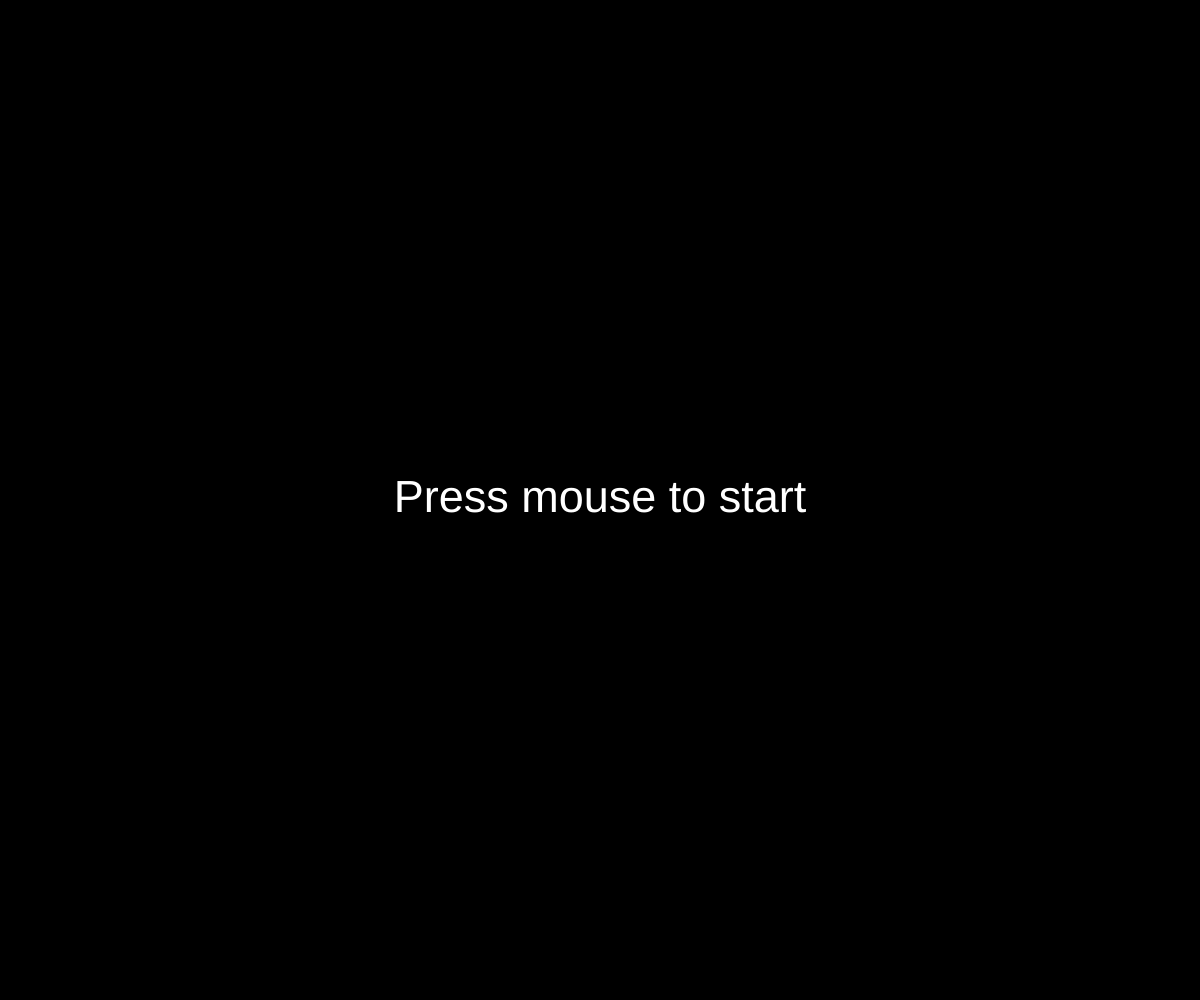
Frame 1 (no input)
Frame 60 (no input): identical to frame 1, image omitted
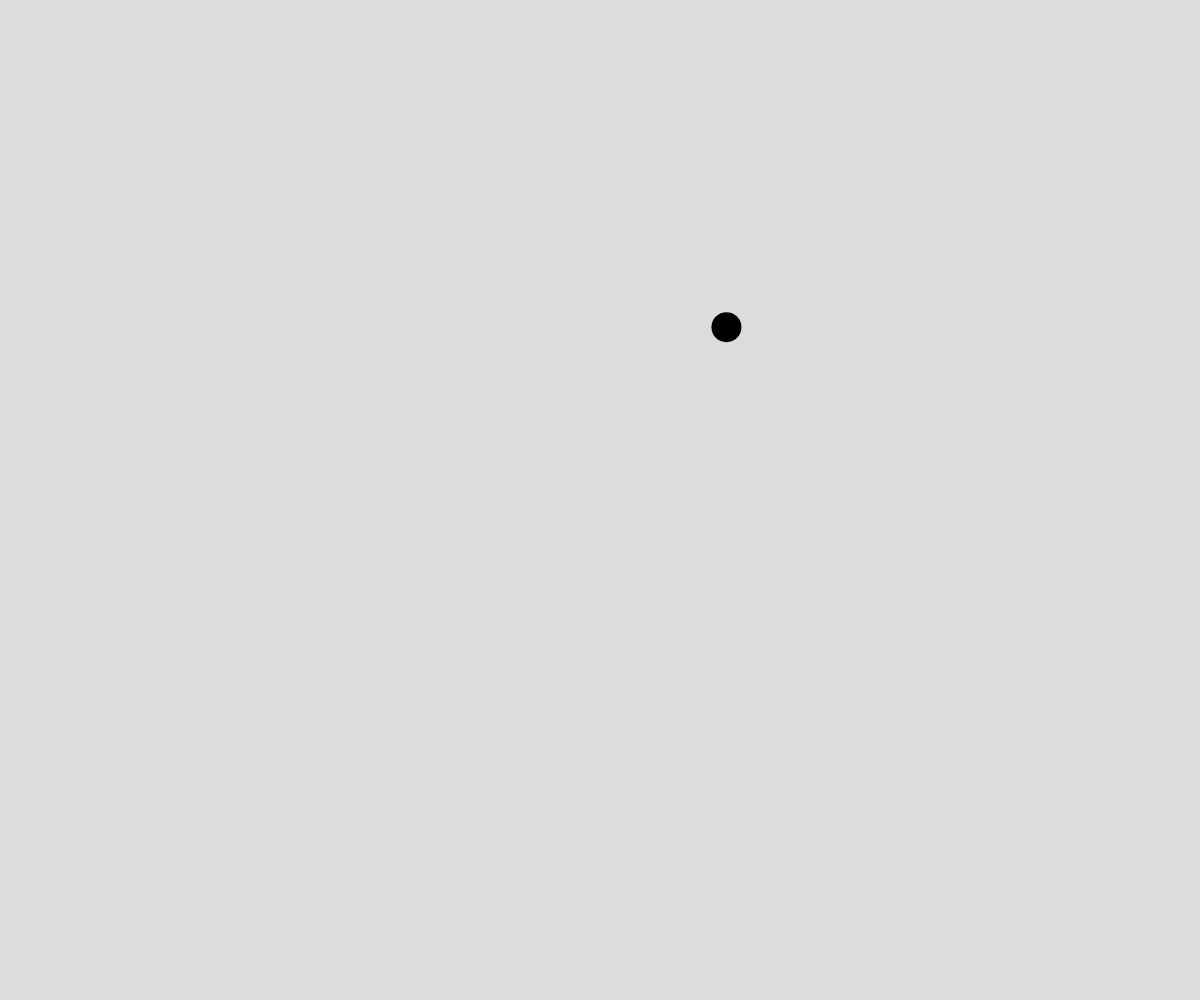
Frame 120 (the mouse pressed at the canvas centre since frame 60)

The p5.js sketch that drew these frames (run headless with seeded random() and noise() and a simulated clock; from frame 60 on, the mouse is pressed at the canvas centre):

// p5.js sketch
// ── sketch.js
let x;
let y;
let dx;
let dy;
let r = 15;
let R = 0;
let G = 0;
let B = 0;
let state = "start screen";
function setup() {
  createCanvas(windowWidth, windowHeight);
  x = width/2;
  y = height/2;
  dx = random(-5, 5);
  dy = random(-5, 5);
  noStroke();
}

function draw() {
  background(220);
  if (state === "start screen"){
    background("black");
    showInstructions();
  }
  else if (state === "bounce"){
    changeCircleColour();
    createCircle();
    moveCircle();
    bounceCircle();
  }
}
  
function showInstructions(){
  fill("white");
  textSize(45);
  textAlign(CENTER, CENTER);
  text("Press mouse to start", width/2, height/2);
}
  
  
function mousePressed(){
  if (state === "start screen"){
    state = "bounce";
  }
}
  
  
function keyTyped(){
  if (key === " "){
    dx = random(-7, 7);
    dy = random(-7, 7);
  }
  if (key === "c"){
    changeCircleColour();
  }
}  

function changeCircleColour(){
  if ((x >= width - r || x <= 0 + r) || (y >= height - r || y <= 0 + r)){
    R = random(255);
    G = random(255);
    B = random(255);
  }
}

function createCircle(){
  fill(R, G, B);
  circle(x, y, r * 2);
}
  
function moveCircle(){
  x += dx;
  y += dy;
}

function bounceCircle(){
// if ((x >= width - r || x <= 0 + r) || (y >= height - r || y <= 0 + r)){
    if (x >= width - r || x <= 0 + r){
      dx = -1 * dx;
    }
    if (y >= height - r || y <= 0 + r){
      dy = -1 * dy;
    } 
}
